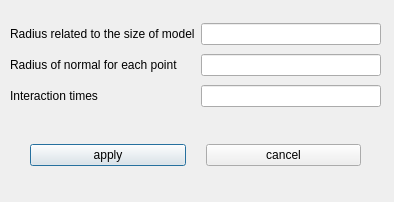
<?xml version="1.0" encoding="UTF-8"?>
<ui version="4.0">
 <class>DialogPointCloudBilateralFilter</class>
 <widget class="QDialog" name="DialogPointCloudBilateralFilter">
  <property name="geometry">
   <rect>
    <x>0</x>
    <y>0</y>
    <width>394</width>
    <height>202</height>
   </rect>
  </property>
  <property name="windowTitle">
   <string>Bilateral Filter</string>
  </property>
  <widget class="QWidget" name="gridLayoutWidget">
   <property name="geometry">
    <rect>
     <x>10</x>
     <y>20</y>
     <width>371</width>
     <height>91</height>
    </rect>
   </property>
   <layout class="QGridLayout" name="gridLayout">
    <item row="0" column="0">
     <widget class="QLabel" name="label2">
      <property name="text">
       <string>Radius related to the size of model</string>
      </property>
     </widget>
    </item>
    <item row="0" column="1">
     <widget class="QLineEdit" name="lineEdit_bilateralFilter_radius"/>
    </item>
    <item row="2" column="0">
     <widget class="QLabel" name="label">
      <property name="text">
       <string>Radius of normal for each point</string>
      </property>
     </widget>
    </item>
    <item row="2" column="1">
     <widget class="QLineEdit" name="lineEdit_bilateralFilter_normalRatius"/>
    </item>
    <item row="3" column="0">
     <widget class="QLabel" name="label3">
      <property name="text">
       <string>Interaction times</string>
      </property>
     </widget>
    </item>
    <item row="3" column="1">
     <widget class="QLineEdit" name="lineEdit_bilateralFilter_interactionTimes"/>
    </item>
   </layout>
  </widget>
  <widget class="QWidget" name="horizontalLayoutWidget">
   <property name="geometry">
    <rect>
     <x>10</x>
     <y>130</y>
     <width>371</width>
     <height>51</height>
    </rect>
   </property>
   <layout class="QHBoxLayout" name="horizontalLayout">
    <property name="spacing">
     <number>20</number>
    </property>
    <property name="leftMargin">
     <number>20</number>
    </property>
    <property name="rightMargin">
     <number>20</number>
    </property>
    <property name="bottomMargin">
     <number>0</number>
    </property>
    <item>
     <widget class="QPushButton" name="applyButton">
      <property name="text">
       <string>apply</string>
      </property>
     </widget>
    </item>
    <item>
     <widget class="QPushButton" name="cancelButton">
      <property name="text">
       <string>cancel</string>
      </property>
     </widget>
    </item>
   </layout>
  </widget>
 </widget>
 <resources/>
 <connections/>
</ui>
